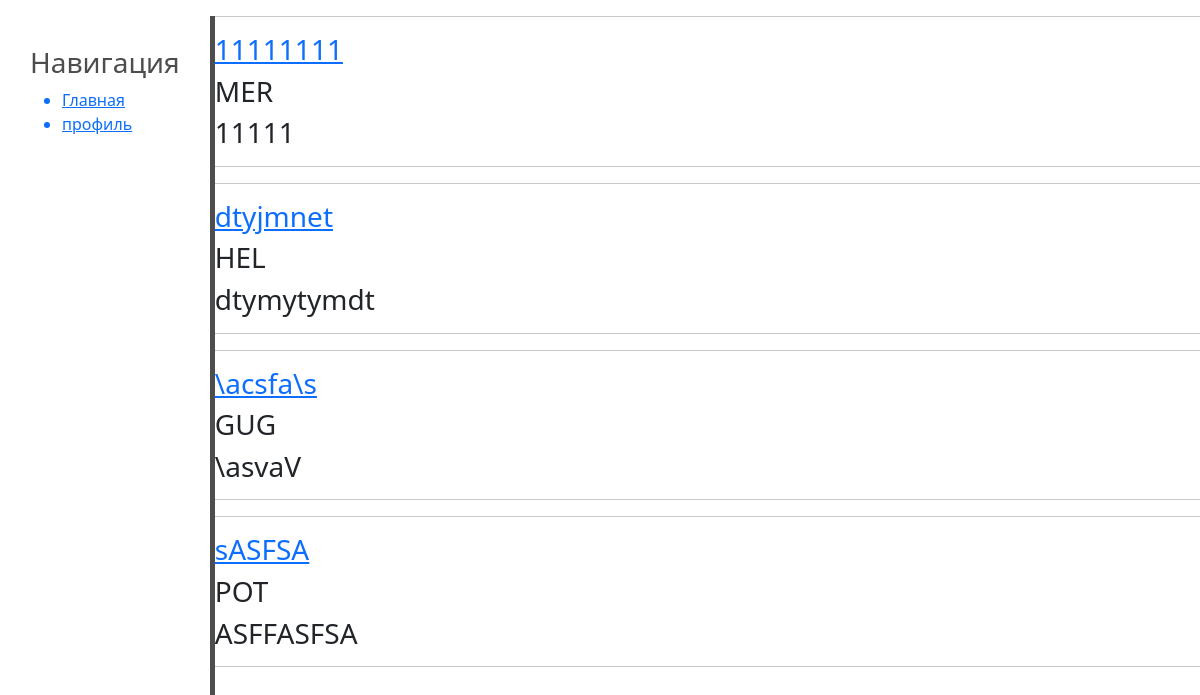
Page /bulletin_board/ on the committed database.
### board/models.py (models this page shows)
class Posts(models.Model):
    user = models.ForeignKey(User, on_delete=models.CASCADE, null=True, related_name='posts')
    category = models.CharField('Категория', max_length=3, choices=CAT)
    date_time = models.DateTimeField('Дата и время', auto_now=True)
    heading = models.CharField('Заголовок', max_length=250)
    text = models.TextField('Текст')

### board/views.py (the view)
# urls.py: path('', BBPosts.as_view(), name='bbposts_list'),
class BBPosts(ListView):
    model = Posts
    template_name = 'flatpages/board_list.html'
    context_object_name = 'posts'

### board/templates/flatpages/board_list.html (shortened to what this page needs)
{% extends 'flatpages/default.html' %}
{% block content %}
{% for post in posts %}
<hr>
<a href="{{ post.id }}/"><h3>{{ post.heading }}</h3></a>
<h3>{{ post.category }}</h3>
<h3>{{ post.text }}</h3>
<hr>
{% endfor %}
{% endblock %}

### rows in the picture
Posts: heading "11111111", category "MER", text "11111"
Posts: heading "dtyjmnet", category "HEL", text "dtymytymdt"
Posts: heading "\\acsfa\\s", category "GUG", text "\\asvaV"
Posts: heading "sASFSA", category "POT", text "ASFFASFSA"
